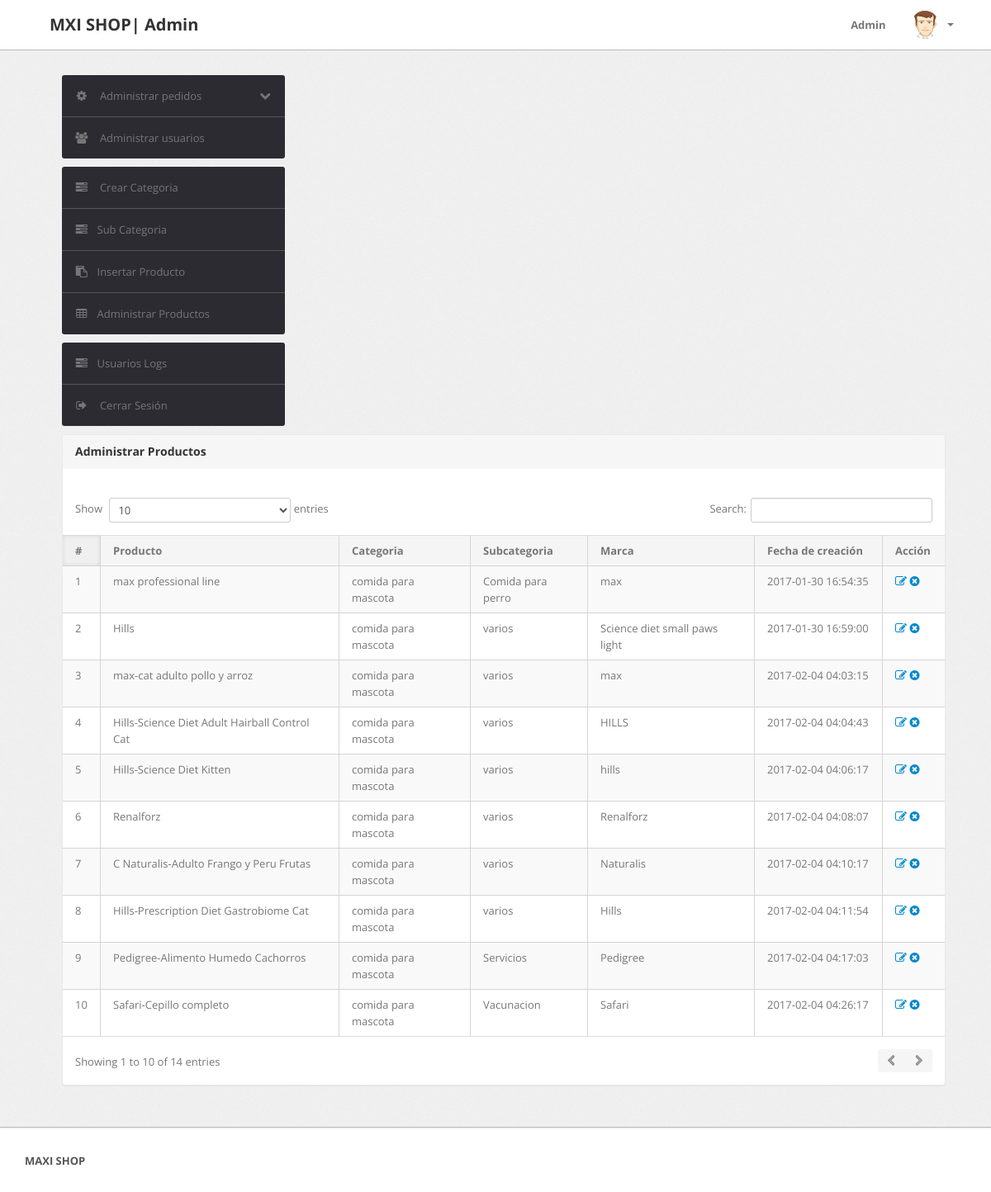
/admin/manage-products.php (signed in), run on the app's committed database.
### tables this page shows
CREATE TABLE `products` (
  `id` int(11) NOT NULL,
  `category` int(11) NOT NULL,
  `subCategory` int(11) DEFAULT NULL,
  `productName` varchar(255) DEFAULT NULL,
  `productCompany` varchar(255) DEFAULT NULL,
  `productPrice` int(11) DEFAULT NULL,
  `productPriceBeforeDiscount` int(11) DEFAULT NULL,
  `productDescription` longtext DEFAULT NULL,
  `productImage1` varchar(255) DEFAULT NULL,
  `productImage2` varchar(255) DEFAULT NULL,
  `productImage3` varchar(255) DEFAULT NULL,
  `shippingCharge` int(11) DEFAULT NULL,
  `productAvailability` varchar(255) DEFAULT NULL,
  `postingDate` timestamp NULL DEFAULT current_timestamp(),
  `updationDate` varchar(255) DEFAULT NULL
);

CREATE TABLE `category` (
  `id` int(11) NOT NULL,
  `categoryName` varchar(255) DEFAULT NULL,
  `categoryDescription` longtext DEFAULT NULL,
  `creationDate` timestamp NOT NULL DEFAULT current_timestamp(),
  `updationDate` varchar(255) DEFAULT NULL
);

CREATE TABLE `subcategory` (
  `id` int(11) NOT NULL,
  `categoryid` int(11) DEFAULT NULL,
  `subcategory` varchar(255) DEFAULT NULL,
  `creationDate` timestamp NULL DEFAULT current_timestamp(),
  `updationDate` varchar(255) DEFAULT NULL
);

### admin/manage-products.php (the view, shortened to what this page needs)
<?php
include('include/config.php');
if(strlen($_SESSION['alogin'])==0)
	{
header('location:index.php');
}
else{
?>
<!DOCTYPE html>
<html lang="es">
<head>
	<link type="text/css" href="bootstrap/css/bootstrap.min.css" rel="stylesheet">
	<link type="text/css" href="bootstrap/css/bootstrap-responsive.min.css" rel="stylesheet">
	<link type="text/css" href="css/theme.css" rel="stylesheet">
	<link type="text/css" href="images/icons/css/font-awesome.css" rel="stylesheet">
</head>
<body>
<?php include('include/header.php');?>
	<div class="wrapper">
		<div class="container">
			<div class="row">
<?php include('include/sidebar.php');?>
			<div class="span11">
					<div class="content">
	<div class="module">
							<div class="module-head">
								<h3>Administrar Productos</h3>
							</div>
							<div class="module-body table">
									<br />
								<table cellpadding="0" cellspacing="0" border="0" class="datatable-1 table table-bordered table-striped	 display" width="100%">
									<thead>
										<tr>
											<th>#</th>
											<th>Producto</th>
											<th>Categoria </th>
											<th>Subcategoria</th>
											<th>Marca</th>
											<th>Fecha de creación</th>
											<th>Acción</th>
										</tr>
									</thead>
									<tbody>
<?php $query=mysqli_query($con,"select products.*,category.categoryName,subcategory.subcategory from products join category on category.id=products.category join subcategory on subcategory.id=products.subCategory");
$cnt=1;
while($row=mysqli_fetch_array($query))
{
?>
										<tr>
											<td><?php echo htmlentities($cnt);?></td>
											<td><?php echo htmlentities($row['productName']);?></td>
											<td><?php echo htmlentities($row['categoryName']);?></td>
											<td> <?php echo htmlentities($row['subcategory']);?></td>
											<td><?php echo htmlentities($row['productCompany']);?></td>
											<td><?php echo htmlentities($row['postingDate']);?></td>
											<td>
											<a href="edit-products.php?id=<?php echo $row['id']?>" ><i class="icon-edit"></i></a>
											<a href="manage-products.php?id=<?php echo $row['id']?>&del=delete" onClick="return confirm('¿Está seguro de eliminar el registro?')"><i class="icon-remove-sign"></i></a></td>
										</tr>
										<?php $cnt=$cnt+1; } ?>
								</table>
							</div>
						</div>
					</div>
				</div>
			</div>
		</div>
	</div>
<?php include('include/footer.php');?>
</body>
<?php } ?>

### admin/include/header.php (shortened to what this page needs)
<div class="navbar navbar-fixed-top">
		<div class="navbar-inner">
			<div class="container">
			  	<a class="brand" >
			  		MXI SHOP| Admin
			  	</a>
				<div class="nav-collapse collapse navbar-inverse-collapse">
					<ul class="nav pull-right">
						<li><a href="#">
							Admin
						</a></li>
						<li class="nav-user dropdown">
							<a href="#" class="dropdown-toggle" data-toggle="dropdown">
								<img src="images/user.png" class="nav-avatar" />
								<b class="caret"></b>
							</a>
						</li>
					</ul>
				</div>
			</div>
		</div>
	</div>

### admin/include/sidebar.php (shortened to what this page needs)
<div class="span3">
					<div class="sidebar">
<ul class="widget widget-menu unstyled">
							<li>
								<a class="collapsed" data-toggle="collapse" href="#togglePages">
									<i class="menu-icon icon-cog"></i>
									<i class="icon-chevron-down pull-right"></i><i class="icon-chevron-up pull-right"></i>
									Administrar pedidos
								</a>
							</li>
							<li>
								<a href="manage-users.php">
									<i class="menu-icon icon-group"></i>
									Administrar usuarios
								</a>
							</li>
						</ul>
						<ul class="widget widget-menu unstyled">
                                <li><a href="category.php"><i class="menu-icon icon-tasks"></i> Crear Categoria </a></li>
                                <li><a href="subcategory.php"><i class="menu-icon icon-tasks"></i>Sub Categoria </a></li>
                                <li><a href="insert-product.php"><i class="menu-icon icon-paste"></i>Insertar Producto </a></li>
                                <li><a href="manage-products.php"><i class="menu-icon icon-table"></i>Administrar Productos </a></li>
                            </ul>
						<ul class="widget widget-menu unstyled">
							<li><a href="user-logs.php"><i class="menu-icon icon-tasks"></i>Usuarios Logs</a></li>
							<li>
								<a href="logout.php">
									<i class="menu-icon icon-signout"></i>
									Cerrar Sesión
								</a>
							</li>
						</ul>
					</div>
				</div>

### admin/include/footer.php
<div class="footer">
	<div class="container">
		<b class="copyright">MAXI SHOP<a href= > </a> </b>
	</div>
</div>

### data on the page
products: productName "max professional line", category.categoryName "comida para mascota", subcategory.subcategory "Comida para perro", productCompany "max", postingDate "2017-01-30 16:54:35"
products: productName "Hills", category.categoryName "comida para mascota", subcategory.subcategory "varios", productCompany "Science diet small paws light", postingDate "2017-01-30 16:59:00"
products: productName "max-cat adulto pollo y arroz", category.categoryName "comida para mascota", subcategory.subcategory "varios", productCompany "max", postingDate "2017-02-04 04:03:15"
products: productName "Hills-Science Diet Adult Hairball Control Cat", category.categoryName "comida para mascota", subcategory.subcategory "varios", productCompany "HILLS", postingDate "2017-02-04 04:04:43"
products: productName "Hills-Science Diet Kitten", category.categoryName "comida para mascota", subcategory.subcategory "varios", productCompany "hills", postingDate "2017-02-04 04:06:17"
products: productName "Renalforz", category.categoryName "comida para mascota", subcategory.subcategory "varios", productCompany "Renalforz", postingDate "2017-02-04 04:08:07"
products: productName "C Naturalis-Adulto Frango y Peru Frutas", category.categoryName "comida para mascota", subcategory.subcategory "varios", productCompany "Naturalis", postingDate "2017-02-04 04:10:17"
products: productName "Hills-Prescription Diet Gastrobiome Cat", category.categoryName "comida para mascota", subcategory.subcategory "varios", productCompany "Hills", postingDate "2017-02-04 04:11:54"
products: productName "Pedigree-Alimento Humedo Cachorros", category.categoryName "comida para mascota", subcategory.subcategory "Servicios", productCompany "Pedigree", postingDate "2017-02-04 04:17:03"
products: productName "Safari-Cepillo completo", category.categoryName "comida para mascota", subcategory.subcategory "Vacunacion", productCompany "Safari", postingDate "2017-02-04 04:26:17"
